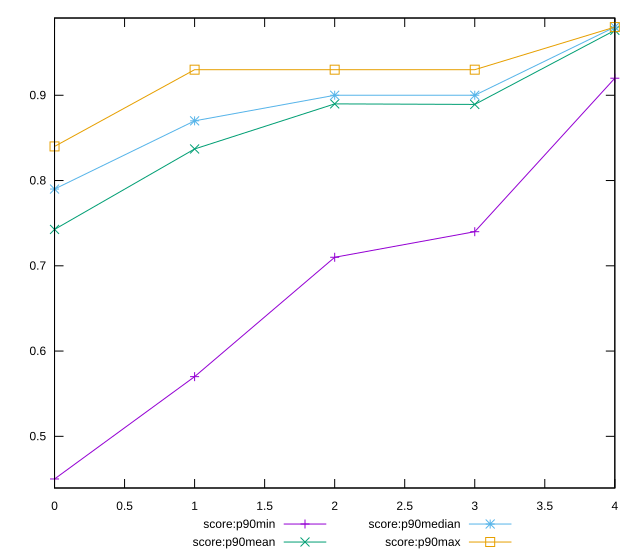

The gnuplot source for this figure:
reset

$scoreP90Min <<EOF
0 0.45
1 0.57
2 0.71
3 0.74
4 0.92
EOF

$scoreP90Mean <<EOF
0 0.7426595744680852
1 0.8370212765957451
2 0.8898936170212774
3 0.8892553191489365
4 0.9761702127659578
EOF

$scoreP90Median <<EOF
0 0.79
1 0.87
2 0.9
3 0.9
4 0.98
EOF

$scoreP90Max <<EOF
0 0.84
1 0.93
2 0.93
3 0.93
4 0.98
EOF

set key outside below
set xrange [0:4]
set yrange [0.4394:0.9906]
set trange [0.4394:0.9906]
set terminal svg size 640, 560 enhanced background rgb 'white'
set output "report_00013_2021-02-09T12-04-24.940Z/first-meaningful-paint/progression/score.svg"

plot $scoreP90Min title "score:p90min" with linespoints, \
     $scoreP90Mean title "score:p90mean" with linespoints, \
     $scoreP90Median title "score:p90median" with linespoints, \
     $scoreP90Max title "score:p90max" with linespoints

reset
